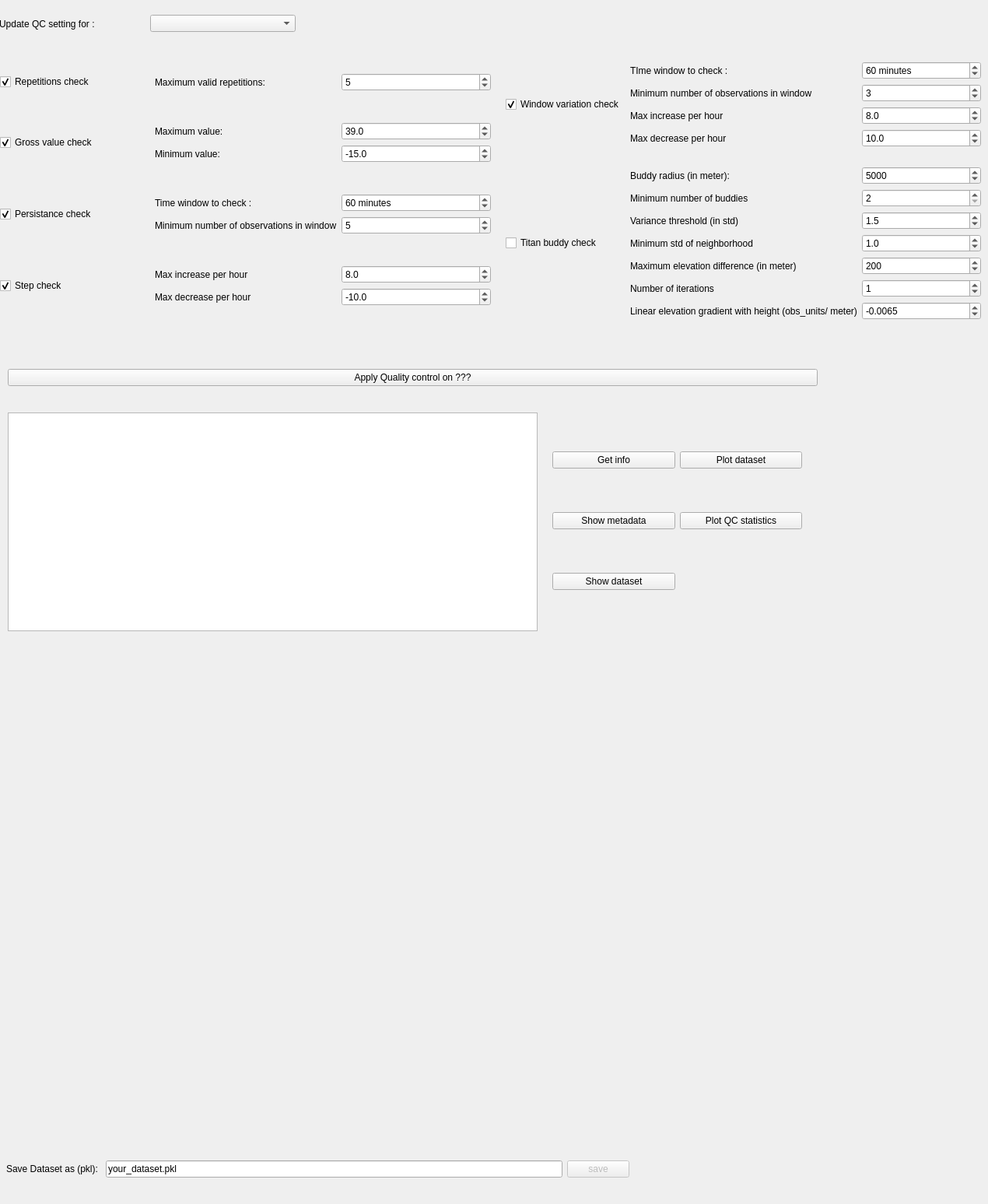
          <widget class="QWidget" name="tab_3">
           <attribute name="title">
            <string>Quality Control</string>
           </attribute>
           <widget class="QWidget" name="gridLayoutWidget_5">
            <property name="geometry">
             <rect>
              <x>0</x>
              <y>60</y>
              <width>631</width>
              <height>371</height>
             </rect>
            </property>
            <layout class="QGridLayout" name="gridLayout_7">
             <item row="2" column="2">
              <layout class="QVBoxLayout" name="verticalLayout_7">
               <item>
                <widget class="QSpinBox" name="pers_window">
                 <property name="suffix">
                  <string> minutes</string>
                 </property>
                 <property name="prefix">
                  <string/>
                 </property>
                 <property name="minimum">
                  <number>1</number>
                 </property>
                 <property name="maximum">
                  <number>500</number>
                 </property>
                 <property name="singleStep">
                  <number>5</number>
                 </property>
                 <property name="value">
                  <number>60</number>
                 </property>
                </widget>
               </item>
               <item>
                <widget class="QSpinBox" name="pers_min_n">
                 <property name="minimum">
                  <number>2</number>
                 </property>
                 <property name="maximum">
                  <number>200</number>
                 </property>
                 <property name="value">
                  <number>5</number>
                 </property>
                </widget>
               </item>
              </layout>
             </item>
             <item row="2" column="0">
              <widget class="QCheckBox" name="pers_check">
               <property name="text">
                <string>Persistance check</string>
               </property>
               <property name="checked">
                <bool>true</bool>
               </property>
              </widget>
             </item>
             <item row="1" column="0">
              <widget class="QCheckBox" name="gros_check">
               <property name="text">
                <string>Gross value check</string>
               </property>
               <property name="checked">
                <bool>true</bool>
               </property>
              </widget>
             </item>
             <item row="0" column="2">
              <widget class="QSpinBox" name="rep_max_rep">
               <property name="minimum">
                <number>2</number>
               </property>
               <property name="maximum">
                <number>1000</number>
               </property>
               <property name="singleStep">
                <number>1</number>
               </property>
               <property name="value">
                <number>5</number>
               </property>
              </widget>
             </item>
             <item row="0" column="0">
              <widget class="QCheckBox" name="rep_check">
               <property name="text">
                <string>Repetitions check</string>
               </property>
               <property name="checked">
                <bool>true</bool>
               </property>
              </widget>
             </item>
             <item row="3" column="0">
              <widget class="QCheckBox" name="step_check">
               <property name="text">
                <string>Step check</string>
               </property>
               <property name="checked">
                <bool>true</bool>
               </property>
              </widget>
             </item>
             <item row="3" column="1">
              <layout class="QVBoxLayout" name="verticalLayout_8">
               <item>
                <widget class="QLabel" name="label_72">
                 <property name="text">
                  <string>Max increase per hour</string>
                 </property>
                </widget>
               </item>
               <item>
                <widget class="QLabel" name="label_73">
                 <property name="text">
                  <string>Max decrease per hour</string>
                 </property>
                </widget>
               </item>
              </layout>
             </item>
             <item row="3" column="2">
              <layout class="QVBoxLayout" name="verticalLayout_9">
               <item>
                <widget class="QDoubleSpinBox" name="step_max_inc">
                 <property name="decimals">
                  <number>1</number>
                 </property>
                 <property name="minimum">
                  <double>0.000000000000000</double>
                 </property>
                 <property name="maximum">
                  <double>100000.000000000000000</double>
                 </property>
                 <property name="value">
                  <double>8.000000000000000</double>
                 </property>
                </widget>
               </item>
               <item>
                <widget class="QDoubleSpinBox" name="step_max_dec">
                 <property name="prefix">
                  <string/>
                 </property>
                 <property name="decimals">
                  <number>1</number>
                 </property>
                 <property name="minimum">
                  <double>-100000.000000000000000</double>
                 </property>
                 <property name="maximum">
                  <double>0.000000000000000</double>
                 </property>
                 <property name="value">
                  <double>-10.000000000000000</double>
                 </property>
                </widget>
               </item>
              </layout>
             </item>
             <item row="2" column="1">
              <layout class="QVBoxLayout" name="verticalLayout_6">
               <item>
                <widget class="QLabel" name="label_70">
                 <property name="text">
                  <string>Time window to check :</string>
                 </property>
                </widget>
               </item>
               <item>
                <widget class="QLabel" name="label_71">
                 <property name="text">
                  <string>Minimum number of observations in window</string>
                 </property>
                </widget>
               </item>
              </layout>
             </item>
             <item row="1" column="2">
              <layout class="QVBoxLayout" name="verticalLayout_5">
               <item>
                <widget class="QDoubleSpinBox" name="gross_max">
                 <property name="decimals">
                  <number>1</number>
                 </property>
                 <property name="minimum">
                  <double>-100000.000000000000000</double>
                 </property>
                 <property name="maximum">
                  <double>100000.000000000000000</double>
                 </property>
                 <property name="value">
                  <double>39.000000000000000</double>
                 </property>
                </widget>
               </item>
               <item>
                <widget class="QDoubleSpinBox" name="gross_min">
                 <property name="decimals">
                  <number>1</number>
                 </property>
                 <property name="minimum">
                  <double>-100000.000000000000000</double>
                 </property>
                 <property name="maximum">
                  <double>100000.000000000000000</double>
                 </property>
                 <property name="value">
                  <double>-15.000000000000000</double>
                 </property>
                </widget>
               </item>
              </layout>
             </item>
             <item row="0" column="1">
              <widget class="QLabel" name="label_67">
               <property name="text">
                <string>Maximum valid repetitions:</string>
               </property>
              </widget>
             </item>
             <item row="1" column="1">
              <layout class="QVBoxLayout" name="verticalLayout_4">
               <item>
                <widget class="QLabel" name="label_68">
                 <property name="text">
                  <string>Maximum value:</string>
                 </property>
                </widget>
               </item>
               <item>
                <widget class="QLabel" name="label_69">
                 <property name="text">
                  <string>Minimum value:</string>
                 </property>
                </widget>
               </item>
              </layout>
             </item>
            </layout>
           </widget>
           <widget class="QWidget" name="horizontalLayoutWidget_21">
            <property name="geometry">
             <rect>
              <x>-1</x>
              <y>10</y>
              <width>381</width>
              <height>41</height>
             </rect>
            </property>
            <layout class="QHBoxLayout" name="horizontalLayout_31">
             <item>
              <widget class="QLabel" name="label_66">
               <property name="text">
                <string>Update QC setting for :</string>
               </property>
              </widget>
             </item>
             <item>
              <widget class="QComboBox" name="obstype_spinner"/>
             </item>
            </layout>
           </widget>
           <widget class="QWidget" name="horizontalLayoutWidget_29">
            <property name="geometry">
             <rect>
              <x>8</x>
              <y>1466</y>
              <width>801</width>
              <height>72</height>
             </rect>
            </property>
            <layout class="QHBoxLayout" name="horizontalLayout_32">
             <item>
              <widget class="QLabel" name="label_86">
               <property name="text">
                <string>Save Dataset as (pkl): </string>
               </property>
              </widget>
             </item>
             <item>
              <widget class="QLineEdit" name="pkl_save_filename_2">
               <property name="text">
                <string>your_dataset.pkl</string>
               </property>
              </widget>
             </item>
             <item>
              <widget class="QPushButton" name="save_pkl_B_2">
               <property name="enabled">
                <bool>false</bool>
               </property>
               <property name="text">
                <string>save</string>
               </property>
              </widget>
             </item>
            </layout>
           </widget>
           <widget class="QWidget" name="horizontalLayoutWidget_22">
            <property name="geometry">
             <rect>
              <x>10</x>
              <y>460</y>
              <width>1041</width>
              <height>51</height>
             </rect>
            </property>
            <layout class="QHBoxLayout" name="horizontalLayout_33">
             <item>
              <widget class="QPushButton" name="apply_qc">
               <property name="text">
                <string>Apply Quality control on ???</string>
               </property>
              </widget>
             </item>
            </layout>
           </widget>
           <widget class="QWidget" name="horizontalLayoutWidget_30">
            <property name="geometry">
             <rect>
              <x>10</x>
              <y>530</y>
              <width>681</width>
              <height>281</height>
             </rect>
            </property>
            <layout class="QHBoxLayout" name="horizontalLayout_34">
             <item>
              <widget class="QPlainTextEdit" name="prompt_qc"/>
             </item>
            </layout>
           </widget>
           <widget class="QWidget" name="gridLayoutWidget_7">
            <property name="geometry">
             <rect>
              <x>710</x>
              <y>530</y>
              <width>321</width>
              <height>281</height>
             </rect>
            </property>
            <layout class="QGridLayout" name="gridLayout_8">
             <item row="2" column="0">
              <widget class="QPushButton" name="show_dataset_2">
               <property name="enabled">
                <bool>true</bool>
               </property>
               <property name="text">
                <string>Show dataset</string>
               </property>
              </widget>
             </item>
             <item row="1" column="0">
              <widget class="QPushButton" name="show_metadata_2">
               <property name="enabled">
                <bool>true</bool>
               </property>
               <property name="text">
                <string>Show metadata</string>
               </property>
              </widget>
             </item>
             <item row="0" column="0">
              <widget class="QPushButton" name="get_info_2">
               <property name="enabled">
                <bool>true</bool>
               </property>
               <property name="text">
                <string>Get info</string>
               </property>
               <property name="checkable">
                <bool>false</bool>
               </property>
              </widget>
             </item>
             <item row="0" column="1">
              <widget class="QPushButton" name="plot_dataset_2">
               <property name="enabled">
                <bool>true</bool>
               </property>
               <property name="text">
                <string>Plot dataset</string>
               </property>
              </widget>
             </item>
             <item row="1" column="1">
              <widget class="QPushButton" name="plot_dataset_3">
               <property name="enabled">
                <bool>true</bool>
               </property>
               <property name="text">
                <string>Plot QC statistics</string>
               </property>
              </widget>
             </item>
            </layout>
           </widget>
           <widget class="QWidget" name="gridLayoutWidget_12">
            <property name="geometry">
             <rect>
              <x>650</x>
              <y>60</y>
              <width>611</width>
              <height>371</height>
             </rect>
            </property>
            <layout class="QGridLayout" name="gridLayout_14">
             <item row="0" column="1">
              <layout class="QVBoxLayout" name="verticalLayout_14">
               <item>
                <widget class="QLabel" name="label_74">
                 <property name="text">
                  <string>TIme window to check : </string>
                 </property>
                </widget>
               </item>
               <item>
                <widget class="QLabel" name="label_75">
                 <property name="text">
                  <string>Minimum number of observations in window</string>
                 </property>
                </widget>
               </item>
               <item>
                <widget class="QLabel" name="label_76">
                 <property name="text">
                  <string>Max increase per hour</string>
                 </property>
                </widget>
               </item>
               <item>
                <widget class="QLabel" name="label_77">
                 <property name="text">
                  <string>Max decrease per hour</string>
                 </property>
                </widget>
               </item>
              </layout>
             </item>
             <item row="1" column="1">
              <layout class="QVBoxLayout" name="verticalLayout_16">
               <item>
                <widget class="QLabel" name="label_78">
                 <property name="text">
                  <string>Buddy radius (in meter):</string>
                 </property>
                </widget>
               </item>
               <item>
                <widget class="QLabel" name="label_79">
                 <property name="text">
                  <string>Minimum number of buddies</string>
                 </property>
                </widget>
               </item>
               <item>
                <widget class="QLabel" name="label_80">
                 <property name="text">
                  <string>Variance threshold (in std)</string>
                 </property>
                </widget>
               </item>
               <item>
                <widget class="QLabel" name="label_84">
                 <property name="text">
                  <string>Minimum std of neighborhood</string>
                 </property>
                </widget>
               </item>
               <item>
                <widget class="QLabel" name="label_82">
                 <property name="text">
                  <string>Maximum elevation difference (in meter)</string>
                 </property>
                </widget>
               </item>
               <item>
                <widget class="QLabel" name="label_85">
                 <property name="text">
                  <string>Number of iterations</string>
                 </property>
                </widget>
               </item>
               <item>
                <widget class="QLabel" name="label_83">
                 <property name="text">
                  <string>Linear elevation gradient with height (obs_units/ meter)</string>
                 </property>
                </widget>
               </item>
              </layout>
             </item>
             <item row="0" column="0">
              <widget class="QCheckBox" name="var_check">
               <property name="text">
                <string>Window variation check</string>
               </property>
               <property name="checked">
                <bool>true</bool>
               </property>
              </widget>
             </item>
             <item row="1" column="0">
              <widget class="QCheckBox" name="budd_check">
               <property name="text">
                <string>Titan buddy check</string>
               </property>
              </widget>
             </item>
             <item row="0" column="2">
              <layout class="QVBoxLayout" name="verticalLayout_15">
               <item>
                <widget class="QSpinBox" name="var_window">
                 <property name="suffix">
                  <string> minutes</string>
                 </property>
                 <property name="prefix">
                  <string/>
                 </property>
                 <property name="minimum">
                  <number>1</number>
                 </property>
                 <property name="maximum">
                  <number>500</number>
                 </property>
                 <property name="value">
                  <number>60</number>
                 </property>
                </widget>
               </item>
               <item>
                <widget class="QSpinBox" name="var_min_n">
                 <property name="minimum">
                  <number>2</number>
                 </property>
                 <property name="maximum">
                  <number>200</number>
                 </property>
                 <property name="value">
                  <number>3</number>
                 </property>
                </widget>
               </item>
               <item>
                <widget class="QDoubleSpinBox" name="var_max_inc_hour">
                 <property name="decimals">
                  <number>1</number>
                 </property>
                 <property name="maximum">
                  <double>100000.000000000000000</double>
                 </property>
                 <property name="value">
                  <double>8.000000000000000</double>
                 </property>
                </widget>
               </item>
               <item>
                <widget class="QDoubleSpinBox" name="var_max_dec_hour">
                 <property name="prefix">
                  <string/>
                 </property>
                 <property name="decimals">
                  <number>1</number>
                 </property>
                 <property name="maximum">
                  <double>100000.000000000000000</double>
                 </property>
                 <property name="value">
                  <double>10.000000000000000</double>
                 </property>
                </widget>
               </item>
              </layout>
             </item>
             <item row="1" column="2">
              <layout class="QVBoxLayout" name="verticalLayout_17">
               <item>
                <widget class="QDoubleSpinBox" name="buddy_rad">
                 <property name="decimals">
                  <number>0</number>
                 </property>
                 <property name="minimum">
                  <double>100.000000000000000</double>
                 </property>
                 <property name="maximum">
                  <double>100000.000000000000000</double>
                 </property>
                 <property name="singleStep">
                  <double>1000.000000000000000</double>
                 </property>
                 <property name="value">
                  <double>5000.000000000000000</double>
                 </property>
                </widget>
               </item>
               <item>
                <widget class="QSpinBox" name="buddy_min_n">
                 <property name="minimum">
                  <number>2</number>
                 </property>
                 <property name="maximum">
                  <number>200</number>
                 </property>
                </widget>
               </item>
               <item>
                <widget class="QDoubleSpinBox" name="buddy_threshold">
                 <property name="decimals">
                  <number>1</number>
                 </property>
                 <property name="maximum">
                  <double>10.000000000000000</double>
                 </property>
                 <property name="singleStep">
                  <double>0.500000000000000</double>
                 </property>
                 <property name="value">
                  <double>1.500000000000000</double>
                 </property>
                </widget>
               </item>
               <item>
                <widget class="QDoubleSpinBox" name="buddy_min_std">
                 <property name="decimals">
                  <number>1</number>
                 </property>
                 <property name="maximum">
                  <double>10.000000000000000</double>
                 </property>
                 <property name="singleStep">
                  <double>0.500000000000000</double>
                 </property>
                 <property name="value">
                  <double>1.000000000000000</double>
                 </property>
                </widget>
               </item>
               <item>
                <widget class="QDoubleSpinBox" name="buddy_max_elev_diff">
                 <property name="decimals">
                  <number>0</number>
                 </property>
                 <property name="minimum">
                  <double>10.000000000000000</double>
                 </property>
                 <property name="maximum">
                  <double>5000.000000000000000</double>
                 </property>
                 <property name="singleStep">
                  <double>10.000000000000000</double>
                 </property>
                 <property name="value">
                  <double>200.000000000000000</double>
                 </property>
                </widget>
               </item>
               <item>
                <widget class="QSpinBox" name="buddy_iter">
                 <property name="maximum">
                  <number>5</number>
                 </property>
                 <property name="value">
                  <number>1</number>
                 </property>
                </widget>
               </item>
               <item>
                <widget class="QDoubleSpinBox" name="buddy_lapsrate">
                 <property name="decimals">
                  <number>4</number>
                 </property>
                 <property name="minimum">
                  <double>-100.000000000000000</double>
                 </property>
                 <property name="maximum">
                  <double>100.000000000000000</double>
                 </property>
                 <property name="singleStep">
                  <double>0.000500000000000</double>
                 </property>
                 <property name="value">
                  <double>-0.006500000000000</double>
                 </property>
                </widget>
               </item>
              </layout>
             </item>
            </layout>
           </widget>
          </widget>
